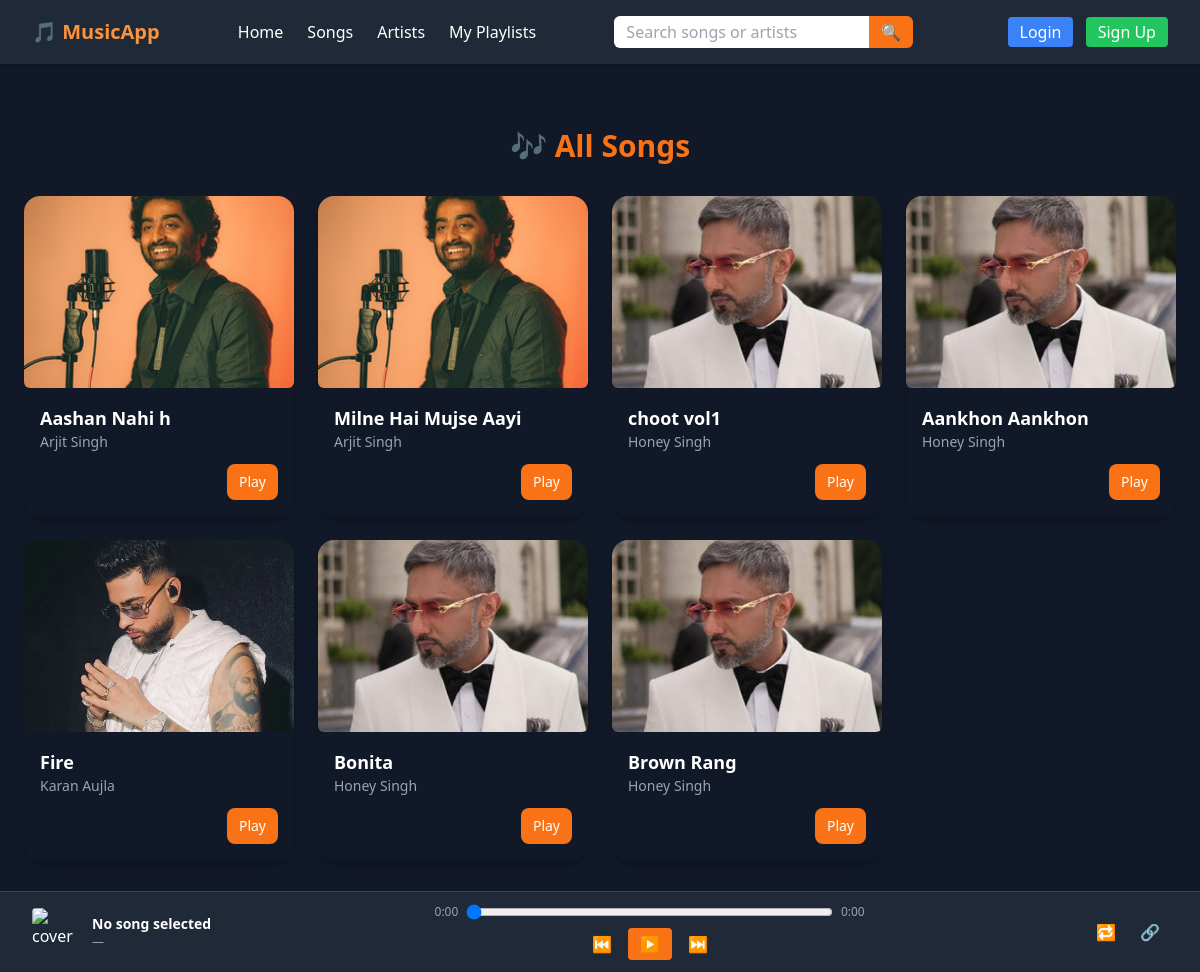
The page /songs/ on the database its author committed.
### music/models.py (models this page shows, shortened)
class Song(models.Model):
    title = models.CharField(max_length=200)
    audio_file = models.FileField(upload_to='songs/') # mp3/m4a/wav/ogg, etc.
    cover = models.ImageField(upload_to='covers/', blank=True, null=True)
    artists = models.ManyToManyField(Artist, related_name='songs')
    duration_seconds = models.PositiveIntegerField(blank=True, null=True)
    created_at = models.DateTimeField(auto_now_add=True)

class Artist(models.Model):
    name = models.CharField(max_length=120, unique=True)
    bio = models.TextField(blank=True)
    image = models.ImageField(upload_to='artists/', blank=True, null=True)

### music/views.py (the view)
# urls.py: path('songs/', views.song_list, name='song_list'),
def song_list(request):
    songs = Song.objects.prefetch_related('artists').order_by('-created_at')
    return render(request, 'music/song_list.html', {'songs': songs})

### music/templates/music/song_list.html (shortened to what this page needs)
{% extends "base.html" %}
{% block content %}
<div class="max-w-6xl mx-auto mt-10">
    <h1 class="text-3xl font-bold text-orange-500 mb-8 text-center">🎶 All Songs</h1>
    {% if songs %}
        <div class="space-y-2 sm:space-y-0 sm:grid sm:grid-cols-3 md:grid-cols-4 sm:gap-6">
            {% for song in songs %}
            <div class="bg-gray-900 rounded-2xl shadow-lg overflow-hidden hover:shadow-2xl transition song-item flex sm:block items-center gap-3 p-3 sm:p-0"
                 data-src="{{ song.audio_file.url }}"
                 data-title="{{ song.title }}"
                 data-artist="{% for artist in song.artists.all %}{{ artist.name }}{% if not forloop.last %}, {% endif %}{% endfor %}"
                 data-cover="{% if song.cover %}{{ song.cover.url }}{% endif %}">
                <a href="{% url 'song_detail' song.pk %}">
                    {% if song.cover %}
                        <img src="{{ song.cover.url }}" alt="{{ song.title }}" class="w-14 h-14 sm:w-full sm:h-48 object-cover rounded-md">
                    {% else %}
                        <div class="w-14 h-14 sm:w-full sm:h-48 flex items-center justify-center bg-gray-800 text-gray-400 rounded-md">No Cover</div>
                    {% endif %}
                </a>
                <div class="p-4">
                    <h2 class="text-base sm:text-lg font-semibold text-white truncate">{{ song.title }}</h2>
                    <p class="text-xs sm:text-sm text-gray-400 truncate">
                        {% for artist in song.artists.all %}
                            {{ artist.name }}{% if not forloop.last %}, {% endif %}
                        {% endfor %}
                    </p>
                    <div class="mt-3 sm:mt-3 flex items-center justify-end">
                        <button data-action="play" class="bg-orange-500 hover:bg-orange-600 text-white px-3 py-2 rounded-lg text-sm">Play</button>
                    </div>
                </div>
            </div>
            {% endfor %}
        </div>
    {% else %}
        <p class="text-center text-gray-400">No songs available.</p>
    {% endif %}
</div>
{% endblock %}

### music/templates/base.html (shortened to what this page needs)
<!DOCTYPE html>
<html lang="en">
<head>
    <script src="https://cdn.tailwindcss.com"></script>
</head>
<body class="bg-gray-900 text-white">
    <header class="bg-gray-800 shadow-md">
        <div class="max-w-7xl mx-auto px-4 sm:px-6 lg:px-8">
            <div class="flex justify-between h-16 items-center">
                <a href="/" class="text-orange-400 font-bold text-xl">🎵 MusicApp</a>
                <nav class="hidden md:flex space-x-6">
                    <a href="/" class="hover:text-orange-400">Home</a>
                    <a href="/songs/" class="hover:text-orange-400">Songs</a>
                    <a href="/artists/" class="hover:text-orange-400">Artists</a>
                    <a href="/playlists/" class="hover:text-orange-400">My Playlists</a>
                </nav>
                <form action="/search/" method="get" class="hidden lg:flex">
                    <input type="text" name="q" placeholder="Search songs or artists"
                           value="{{ request.GET.q }}"
                           class="rounded-l-md px-3 py-1 text-black focus:outline-none">
                    <button type="submit" class="bg-orange-500 px-3 rounded-r-md hover:bg-orange-600">
                        🔍
                    </button>
                </form>
               <div class="ml-4">
    {% if request.user.is_authenticated %}
        <span class="mr-3">Hi, {{ request.user.username }}</span>
        <a href="{% url 'account_logout' %}"
           class="bg-red-500 px-3 py-1 rounded hover:bg-red-600">Logout</a>
    {% else %}
        <a href="{% url 'account_login' %}"
           class="bg-blue-500 px-3 py-1 rounded hover:bg-blue-600">Login</a>
        <a href="{% url 'account_signup' %}"
           class="ml-2 bg-green-500 px-3 py-1 rounded hover:bg-green-600">Sign Up</a>
    {% endif %}
</div>
            </div>
        </div>
    </header>
    <main class="p-6 pb-28">
        {% block content %}{% endblock %}
    </main>
    <div id="global-player" class="fixed inset-x-0 bottom-0 bg-gray-800 border-t border-gray-700">
        <div class="max-w-7xl mx-auto px-4 sm:px-6 lg:px-8 py-3 flex items-center gap-3">
            <img id="gp-cover" src="" alt="cover" class="w-12 h-12 rounded object-cover hidden sm:block">
            <div class="min-w-0">
                <div id="gp-title" class="text-sm font-semibold truncate">No song selected</div>
                <div id="gp-artist" class="text-xs text-gray-400 truncate">—</div>
            </div>
            <div class="flex-1 flex flex-col items-center gap-2">
                <div class="flex items-center gap-2 w-full max-w-md">
                    <span id="gp-current" class="text-xs text-gray-400 tabular-nums w-10 text-right">0:00</span>
                    <input id="gp-seek" type="range" min="0" max="100" value="0" class="w-full">
                    <span id="gp-duration" class="text-xs text-gray-400 tabular-nums w-10">0:00</span>
                </div>
                <div class="flex items-center gap-2">
                    <button id="gp-prev" class="px-2 py-1 rounded hover:bg-gray-700" title="Previous">⏮️</button>
                    <button id="gp-play" class="px-3 py-1 rounded bg-orange-500 hover:bg-orange-600 text-white" title="Play/Pause">▶️</button>
                    <button id="gp-next" class="px-2 py-1 rounded hover:bg-gray-700" title="Next">⏭️</button>
                </div>
            </div>
            <div class="flex items-center gap-2">
                <button id="gp-loop" class="px-2 py-1 rounded hover:bg-gray-700" title="Loop">🔁</button>
                <button id="gp-share" class="px-2 py-1 rounded hover:bg-gray-700" title="Share">🔗</button>
            </div>
        </div>
    </div>
</body>
</html>

### rows shown on the page
Song: cover (picture), title "Aashan Nahi h"
Artist: name "Arjit Singh"
Song: cover (picture), title "Milne Hai Mujse Aayi"
Song: cover (picture), title "choot vol1"
Artist: name "Honey Singh"
Song: cover (picture), title "Aankhon Aankhon"
Song: cover (picture), title "Fire"
Artist: name "Karan Aujla"
Song: cover (picture), title "Bonita"
Song: cover (picture), title "Brown Rang"
